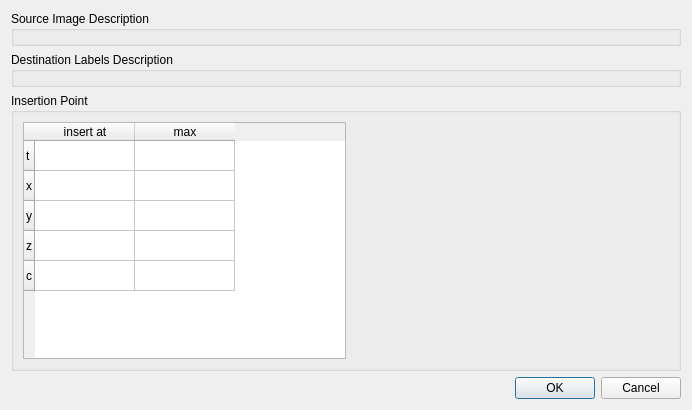
<?xml version="1.0" encoding="UTF-8"?>
<ui version="4.0">
 <class>Dialog</class>
 <widget class="QDialog" name="Dialog">
  <property name="geometry">
   <rect>
    <x>0</x>
    <y>0</y>
    <width>692</width>
    <height>410</height>
   </rect>
  </property>
  <property name="sizePolicy">
   <sizepolicy hsizetype="Preferred" vsizetype="Preferred">
    <horstretch>0</horstretch>
    <verstretch>0</verstretch>
   </sizepolicy>
  </property>
  <property name="windowTitle">
   <string>Image Export Options</string>
  </property>
  <layout class="QVBoxLayout" name="verticalLayout">
   <item>
    <widget class="QGroupBox" name="groupBox_7">
     <property name="sizePolicy">
      <sizepolicy hsizetype="Preferred" vsizetype="Maximum">
       <horstretch>0</horstretch>
       <verstretch>0</verstretch>
      </sizepolicy>
     </property>
     <property name="title">
      <string>Source Image Description</string>
     </property>
     <layout class="QVBoxLayout" name="verticalLayout_7">
      <property name="leftMargin">
       <number>6</number>
      </property>
      <property name="topMargin">
       <number>6</number>
      </property>
      <property name="rightMargin">
       <number>6</number>
      </property>
      <property name="bottomMargin">
       <number>6</number>
      </property>
      <item>
       <widget class="SlotMetaInfoDisplayWidget" name="inputMetaInfoWidget" native="true"/>
      </item>
     </layout>
    </widget>
   </item>
   <item>
    <widget class="QGroupBox" name="groupBox_6">
     <property name="sizePolicy">
      <sizepolicy hsizetype="Preferred" vsizetype="Maximum">
       <horstretch>0</horstretch>
       <verstretch>0</verstretch>
      </sizepolicy>
     </property>
     <property name="title">
      <string>Destination Labels Description</string>
     </property>
     <layout class="QVBoxLayout" name="verticalLayout_6">
      <property name="leftMargin">
       <number>6</number>
      </property>
      <property name="topMargin">
       <number>6</number>
      </property>
      <property name="rightMargin">
       <number>6</number>
      </property>
      <property name="bottomMargin">
       <number>6</number>
      </property>
      <item>
       <widget class="SlotMetaInfoDisplayWidget" name="labelMetaInfoWidget" native="true"/>
      </item>
     </layout>
    </widget>
   </item>
   <item>
    <widget class="QGroupBox" name="groupBox_2">
     <property name="sizePolicy">
      <sizepolicy hsizetype="Preferred" vsizetype="Preferred">
       <horstretch>0</horstretch>
       <verstretch>0</verstretch>
      </sizepolicy>
     </property>
     <property name="title">
      <string>Insertion Point</string>
     </property>
     <property name="checkable">
      <bool>false</bool>
     </property>
     <layout class="QHBoxLayout" name="horizontalLayout">
      <item>
       <widget class="QTableWidget" name="positionWidget">
        <property name="sizePolicy">
         <sizepolicy hsizetype="MinimumExpanding" vsizetype="Expanding">
          <horstretch>0</horstretch>
          <verstretch>0</verstretch>
         </sizepolicy>
        </property>
        <property name="rowCount">
         <number>5</number>
        </property>
        <property name="columnCount">
         <number>2</number>
        </property>
        <attribute name="horizontalHeaderDefaultSectionSize">
         <number>100</number>
        </attribute>
        <row>
         <property name="text">
          <string>t</string>
         </property>
        </row>
        <row>
         <property name="text">
          <string>x</string>
         </property>
        </row>
        <row>
         <property name="text">
          <string>y</string>
         </property>
        </row>
        <row>
         <property name="text">
          <string>z</string>
         </property>
        </row>
        <row>
         <property name="text">
          <string>c</string>
         </property>
        </row>
        <column>
         <property name="text">
          <string>insert at</string>
         </property>
        </column>
        <column>
         <property name="text">
          <string>max</string>
         </property>
        </column>
        <item row="0" column="0">
         <property name="text">
          <string/>
         </property>
        </item>
        <item row="0" column="1">
         <property name="text">
          <string/>
         </property>
         <property name="flags">
          <set>ItemIsEnabled</set>
         </property>
        </item>
        <item row="1" column="1">
         <property name="text">
          <string/>
         </property>
         <property name="flags">
          <set>ItemIsEnabled</set>
         </property>
        </item>
        <item row="2" column="1">
         <property name="text">
          <string/>
         </property>
         <property name="flags">
          <set>ItemIsEnabled</set>
         </property>
        </item>
        <item row="3" column="1">
         <property name="text">
          <string/>
         </property>
         <property name="flags">
          <set>ItemIsEnabled</set>
         </property>
        </item>
        <item row="4" column="1">
         <property name="text">
          <string/>
         </property>
         <property name="flags">
          <set>ItemIsEnabled</set>
         </property>
        </item>
       </widget>
      </item>
      <item>
       <spacer name="horizontalSpacer">
        <property name="orientation">
         <enum>Qt::Horizontal</enum>
        </property>
        <property name="sizeType">
         <enum>QSizePolicy::Expanding</enum>
        </property>
        <property name="sizeHint" stdset="0">
         <size>
          <width>40</width>
          <height>20</height>
         </size>
        </property>
       </spacer>
      </item>
     </layout>
    </widget>
   </item>
   <item>
    <widget class="QDialogButtonBox" name="buttonBox">
     <property name="orientation">
      <enum>Qt::Horizontal</enum>
     </property>
     <property name="standardButtons">
      <set>QDialogButtonBox::Cancel|QDialogButtonBox::Ok</set>
     </property>
    </widget>
   </item>
  </layout>
 </widget>
 <customwidgets>
  <customwidget>
   <class>SlotMetaInfoDisplayWidget</class>
   <extends>QWidget</extends>
   <header>volumina.widgets.slotMetaInfoDisplayWidget</header>
   <container>1</container>
  </customwidget>
 </customwidgets>
 <resources/>
 <connections>
  <connection>
   <sender>buttonBox</sender>
   <signal>accepted()</signal>
   <receiver>Dialog</receiver>
   <slot>accept()</slot>
   <hints>
    <hint type="sourcelabel">
     <x>254</x>
     <y>341</y>
    </hint>
    <hint type="destinationlabel">
     <x>157</x>
     <y>274</y>
    </hint>
   </hints>
  </connection>
  <connection>
   <sender>buttonBox</sender>
   <signal>rejected()</signal>
   <receiver>Dialog</receiver>
   <slot>reject()</slot>
   <hints>
    <hint type="sourcelabel">
     <x>322</x>
     <y>341</y>
    </hint>
    <hint type="destinationlabel">
     <x>286</x>
     <y>274</y>
    </hint>
   </hints>
  </connection>
 </connections>
</ui>
